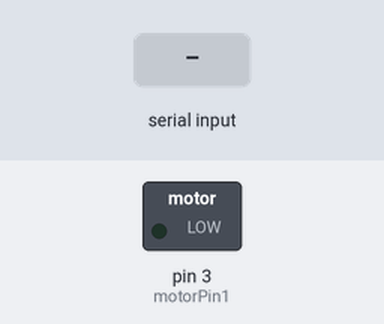
Recording of a sketch running on a simulated Arduino Uno, built with avr-gcc and run on an emulated ATmega328P. Parts: switched loads named in the sketch (green lamp = pin HIGH). The test bench sets the inputs (shaded band). What the sketch prints to the serial monitor is not drawn.

Above: at 1.2 s.
1.3 s: "90,45\n" received over Serial
At 2.1 s:
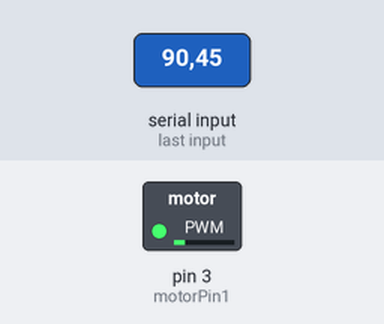
3.8 s: "30,150\n" received over Serial
At 4.4 s:
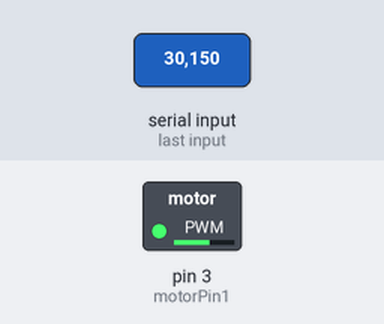
6.3 s: "200\n" received over Serial
At 7.1 s:
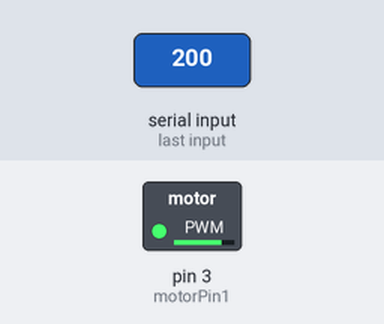
Timing chart, 0 to 9.3 s (numbered marks = the images above; inputs shaded):
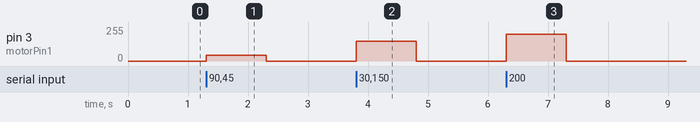

Measured:
- after the input at 1.3 s, pin 3 (motorPin1): 0/255 → 45/255 at once, → 0/255 1.0 s later
- after the input at 3.8 s, pin 3 (motorPin1): 0/255 → 150/255 at once, → 0/255 1.0 s later
- after the input at 6.3 s, pin 3 (motorPin1): 0/255 → 200/255 at once, → 0/255 1.0 s later

The sketch:

two_motors.ino
```cpp
int motorPin1 = 3;
int motorPin2 = 5;
int sp1 = 0;
int sp2 = 0;

void setup()
{
  pinMode(motorPin1, OUTPUT);
  Serial.begin(9600);
  while (! Serial);
  Serial.println("Speed 0 to 255");
}


void loop()
{
  if (Serial.available())
  {
    int speed = Serial.parseInt();
    if (speed >= 0 && speed <= 255)
    {
      analogWrite(motorPin1, speed);
    }
  }
}
```
